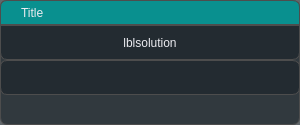
<?xml version="1.0" encoding="UTF-8"?>
<ui version="4.0">
 <class>Dialog</class>
 <widget class="QDialog" name="Dialog">
  <property name="geometry">
   <rect>
    <x>0</x>
    <y>0</y>
    <width>300</width>
    <height>125</height>
   </rect>
  </property>
  <property name="minimumSize">
   <size>
    <width>300</width>
    <height>125</height>
   </size>
  </property>
  <property name="maximumSize">
   <size>
    <width>500</width>
    <height>175</height>
   </size>
  </property>
  <property name="windowTitle">
   <string>Dialog</string>
  </property>
  <property name="styleSheet">
   <string notr="true">/* ====================================================== */
/* 🎨 Global Theme - Base Colors, Background &amp; Typography */
/* ====================================================== */
* {
    border: transparent;
    boreder-radius: 7px;
    background-color: #1d252b; /* Updated background */
    padding: 0;
    margin: 0;
    color: #ececf1; /* Brighter default text */
}

QWidget {

    border: 1px solid #4d4d4d;
    border-radius: 7px;
	border-top-left-radius: 7px;     /* Rounded top-left corner */
    border-top-right-radius: 7px;    /* Rounded top-right corner */
    border-right-radius: 7px;        /* No rounding on right side */
    border-left-radius: 7px;    
	background-color: rgba(29, 37, 43, 0.7);  /* 10% transparency */
}

QLabel, QLabel:focus, QLabel:hover {
	border: None;
    color: #ececf1; /* Brighter default text */
}

/* 🔘 QPushButton Styling */
QPushButton {
    padding: 4px 8px;
    text-align: center;
    border-radius: 5px;
    background-color: rgb(9, 144, 143);
    border: 1px solid #565869;
    color: #ffffff; /* Brighter text */
}

QPushButton:hover {
    background-color: #5c5d6e;
    border: 1px solid #acacbe;
    color: #ffffff;
}

QPushButton:pressed {
    background-color: #2d2e3a;
    border: 1px solid #8e8ea0;
    color: #ececf1; /* Brighter default text */	
}

QPushButton:disabled {
    background-color: #24252e;
    border: 1px dashed rgba(120, 120, 130, 0.5);
    color: rgba(200, 200, 210, 0.3);   
}

QPushButton:focus {
    border: 1px solid;
    border-left-color: qradialgradient(spread:pad, cx:0, cy:0.347273, radius:0.826, fx:0.453364, fy:0.097,
        stop:0.125 rgba(9, 144, 143, 88), stop:1 rgba(46, 47, 56, 76));
    border-top-color: qradialgradient(spread:pad, cx:0, cy:0.347273, radius:0.826, fx:0.453364, fy:0.097,
        stop:0.125 rgba(9, 144, 143, 88), stop:1 rgba(46, 47, 56, 76));
    border-bottom-color: qradialgradient(spread:pad, cx:1, cy:0.728, radius:0.826, fx:0.498455, fy:0.95,
        stop:0.125 rgba(9, 144, 143, 88), stop:1 rgba(46, 47, 56, 76));
    border-right-color: qradialgradient(spread:pad, cx:1, cy:0.728, radius:0.826, fx:0.498455, fy:0.95,
        stop:0.125 rgba(9, 144, 143, 88), stop:1 rgba(46, 47, 56, 76));
    background-color: rgb(31, 93, 92);
    color: #ececf1; /* Brighter default text */
}

#dragFrame {
    border-top-left-radius: 7px;
    border-top-right-radius: 7px;
    border-bottom-right-radius: 0px;
    border-bottom-left-radius: 0px;
    background-color: rgba(9, 144, 143, 1.0);
    cursor: move;
    color: #ececf1; /* Brighter default text */
}

#frame{
 	border-top-right-radius: 0px;
	border-top-left-radius: 0px
}

#QfDialogBbBox{
	background: None;
	border: None
}

QLabel{
	background: None;
	}
</string>
  </property>
  <layout class="QVBoxLayout" name="verticalLayout">
   <property name="spacing">
    <number>0</number>
   </property>
   <property name="leftMargin">
    <number>0</number>
   </property>
   <property name="topMargin">
    <number>0</number>
   </property>
   <property name="rightMargin">
    <number>0</number>
   </property>
   <property name="bottomMargin">
    <number>30</number>
   </property>
   <item>
    <widget class="QFrame" name="dragFrame">
     <property name="minimumSize">
      <size>
       <width>0</width>
       <height>25</height>
      </size>
     </property>
     <property name="maximumSize">
      <size>
       <width>1000000</width>
       <height>25</height>
      </size>
     </property>
     <property name="frameShape">
      <enum>QFrame::StyledPanel</enum>
     </property>
     <property name="frameShadow">
      <enum>QFrame::Raised</enum>
     </property>
     <layout class="QHBoxLayout" name="horizontalLayout">
      <property name="spacing">
       <number>0</number>
      </property>
      <property name="leftMargin">
       <number>20</number>
      </property>
      <property name="topMargin">
       <number>0</number>
      </property>
      <property name="rightMargin">
       <number>0</number>
      </property>
      <property name="bottomMargin">
       <number>0</number>
      </property>
      <item>
       <widget class="QLabel" name="lblTitle">
        <property name="text">
         <string>Title</string>
        </property>
       </widget>
      </item>
     </layout>
    </widget>
   </item>
   <item>
    <widget class="QFrame" name="frame">
     <property name="frameShape">
      <enum>QFrame::StyledPanel</enum>
     </property>
     <property name="frameShadow">
      <enum>QFrame::Raised</enum>
     </property>
     <layout class="QVBoxLayout" name="verticalLayout_3">
      <property name="spacing">
       <number>0</number>
      </property>
      <property name="leftMargin">
       <number>0</number>
      </property>
      <property name="topMargin">
       <number>0</number>
      </property>
      <property name="rightMargin">
       <number>0</number>
      </property>
      <property name="bottomMargin">
       <number>0</number>
      </property>
      <item>
       <widget class="QLabel" name="lblSolution">
        <property name="text">
         <string>lblsolution</string>
        </property>
        <property name="alignment">
         <set>Qt::AlignCenter</set>
        </property>
       </widget>
      </item>
     </layout>
    </widget>
   </item>
   <item>
    <widget class="QFrame" name="Buttons">
     <property name="frameShape">
      <enum>QFrame::StyledPanel</enum>
     </property>
     <property name="frameShadow">
      <enum>QFrame::Raised</enum>
     </property>
    </widget>
   </item>
  </layout>
 </widget>
 <resources/>
 <connections/>
</ui>
